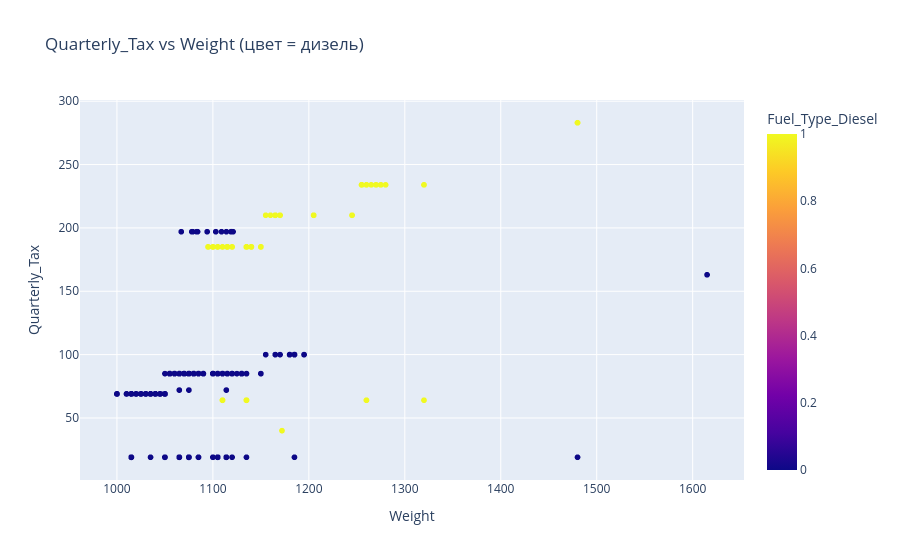

Notebook code for this chart:
### Markdown cell above
Сперва разберёмся с "подозрительными" на мультиколлинеарные признаками.

Исходя из тепловой карты это четвёрки признаков:
- Quarterly_Tax, Weight, Fuel_type_Petrol и Fuel_Type_Diesel;
- KM, HP, Fuel_type_Petrol и Fuel_Type_Diesel;
Заметим, что и там, и там присутствуют булевы признаки типа автомобильного топлива.
А также пары:
- Mfg_Year и Age_08_04;
- Board_Computer и Mfg_Year/Age_08_04;

Строим scatterplot-ы:

### Code cell
fig = px.scatter(df, x='Weight', y='Quarterly_Tax', color='Fuel_Type_Diesel', 
                 title='Quarterly_Tax vs Weight (цвет = дизель)')
fig.show()

### Figure 1 — Plotly figure (JSON) as saved in the notebook; plotly's stock layout.template omitted (floating-point values rounded to 4 significant figures; data arrays with more than 128 entries replaced by an {"elided": "..."} marker saying what was removed)
{"data": [{"hovertemplate": "Weight=%{x}<br>Quarterly_Tax=%{y}<br>Fuel_Type_Diesel=%{marker.color}<extra></extra>", "legendgroup": "", "marker": {"color": {"elided": "1436 int values"}, "coloraxis": "coloraxis", "symbol": "circle"}, "mode": "markers", "name": "", "showlegend": false, "type": "scattergl", "x": {"elided": "1436 int values"}, "xaxis": "x", "y": {"elided": "1436 int values"}, "yaxis": "y"}], "layout": {"coloraxis": {"colorbar": {"title": {"text": "Fuel_Type_Diesel"}}, "colorscale": [[0, "#0d0887"], [0.1111, "#46039f"], [0.2222, "#7201a8"], [0.3333, "#9c179e"], [0.4444, "#bd3786"], [0.5556, "#d8576b"], [0.6667, "#ed7953"], [0.7778, "#fb9f3a"], [0.8889, "#fdca26"], [1, "#f0f921"]]}, "legend": {"tracegroupgap": 0}, "title": {"text": "Quarterly_Tax vs Weight (цвет = дизель)"}, "xaxis": {"anchor": "y", "domain": [0, 1], "title": {"text": "Weight"}}, "yaxis": {"anchor": "x", "domain": [0, 1], "title": {"text": "Quarterly_Tax"}}}}
